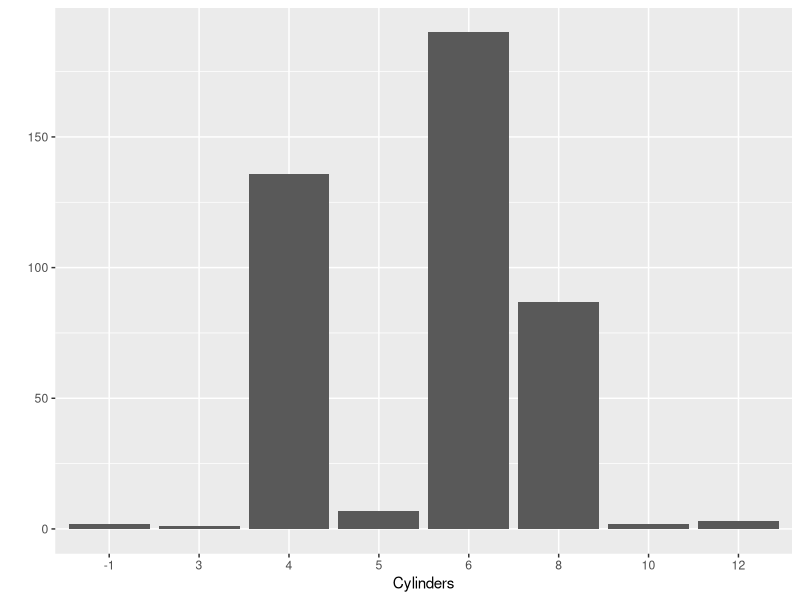
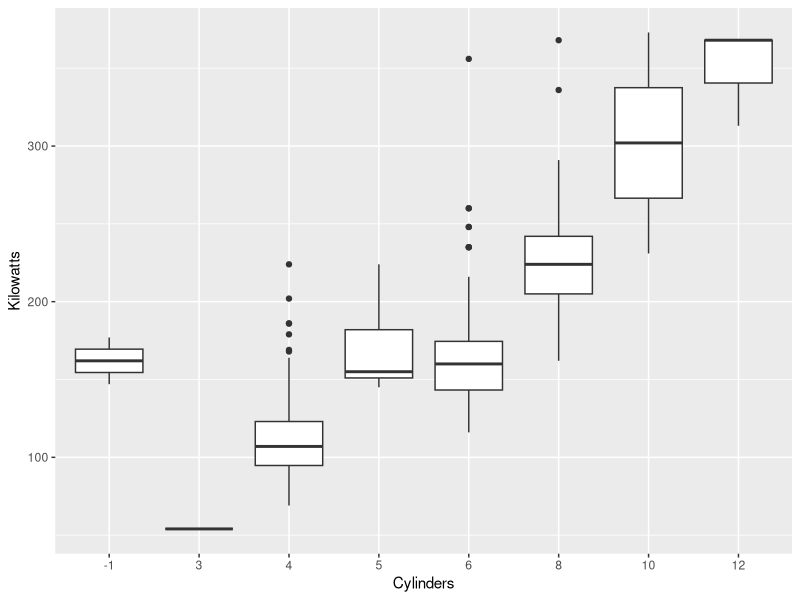
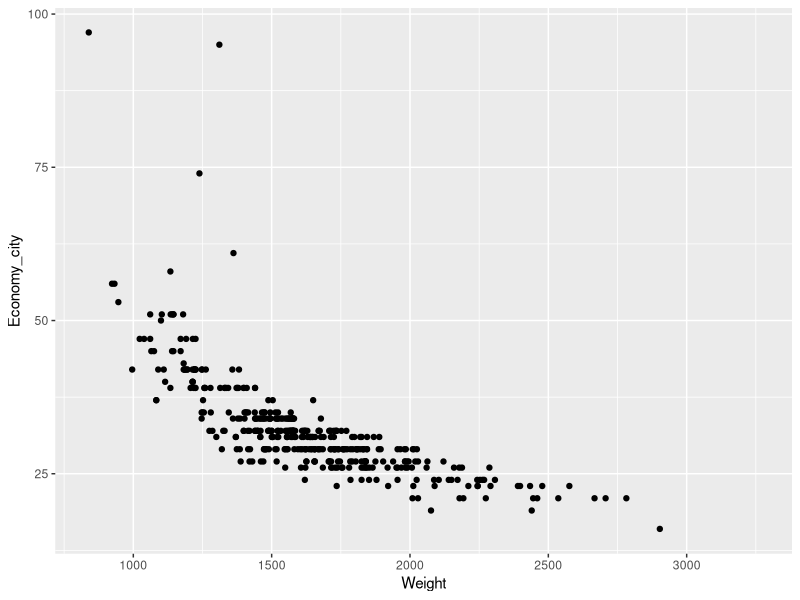
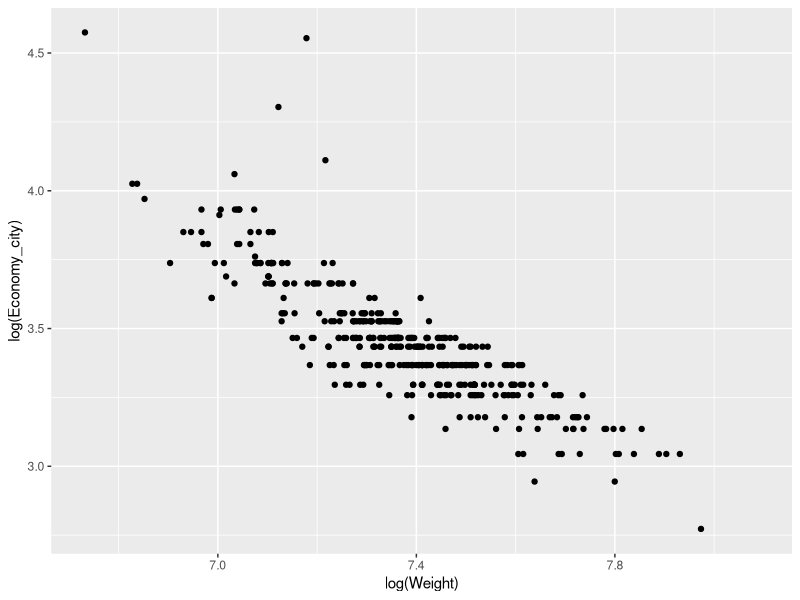
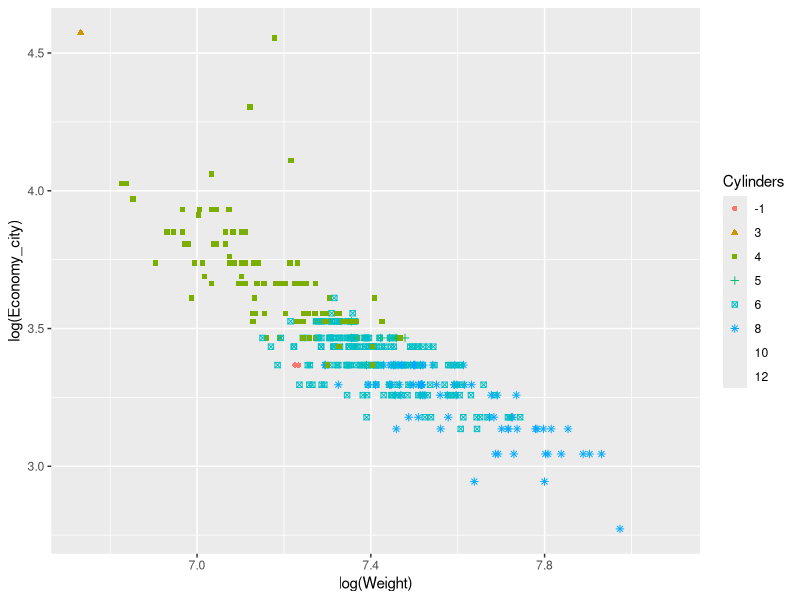
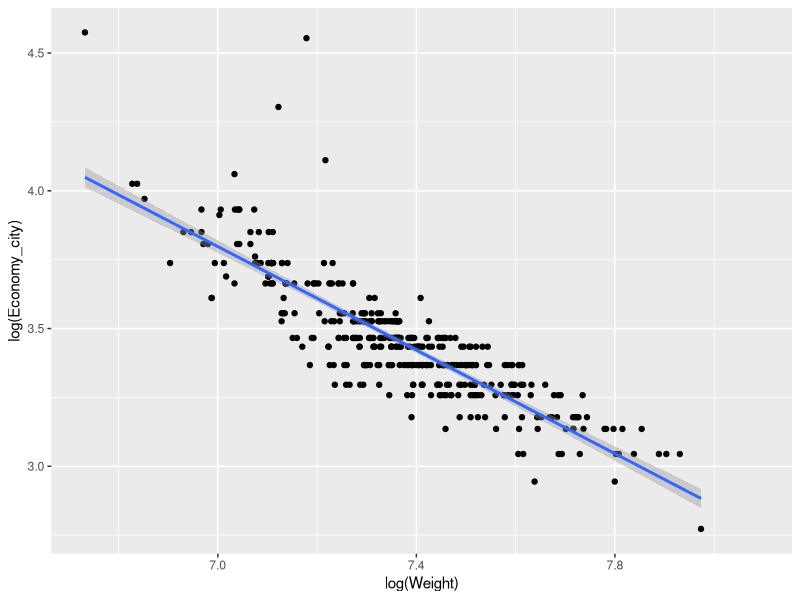
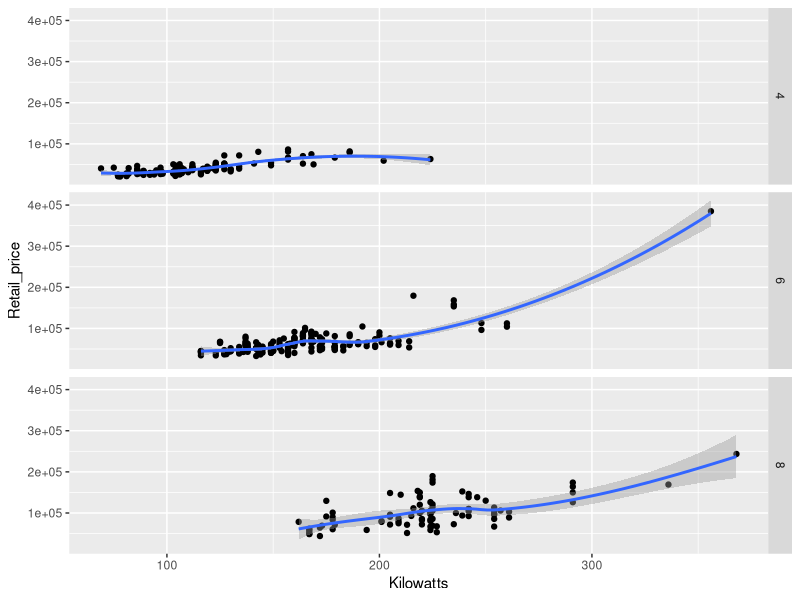
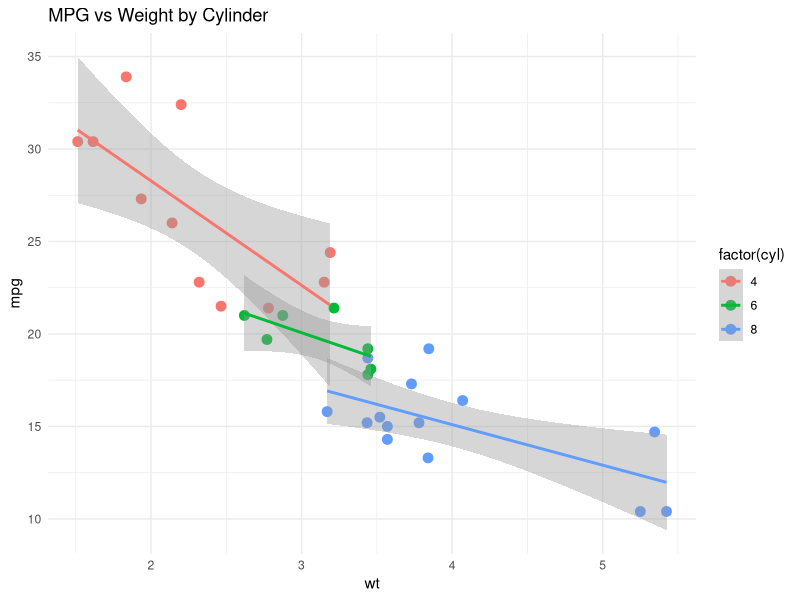

R code for these plots, in order:
## ---- chunk 1
# Libraries
library(ggplot2)
library(dplyr)
library(here)
library(readr)
# Get the data
Cars <- read_csv(here("ZDatasets","Cars.csv"))
## ---- chunk 2
# Prepare the data
Cars$Sports <- Cars$Sports %>% factor(levels=c(0,1),
                                      labels=c('No','Yes'), ordered=TRUE)
Cars$Sport_utility <- Cars$Sport_utility %>% factor(levels=c(0,1),
                                                    labels=c('No','Yes'), ordered=TRUE)
Cars$Wagon <- Cars$Wagon %>% factor(levels=c(0,1),
                                    labels=c('No','Yes'), ordered=TRUE)
Cars$Minivan <- Cars$Minivan %>% factor(levels=c(0,1),
                                        labels=c('No','Yes'), ordered=TRUE)
Cars$Pickup <- Cars$Pickup %>% factor(levels=c(0,1),
                                      labels=c('No','Yes'), ordered=TRUE)
Cars$All_wheel_drive <- Cars$All_wheel_drive %>% factor(levels=c(0,1),
                                                        labels=c('No','Yes'), ordered=TRUE)
Cars$Rear_wheel_drive <- Cars$Rear_wheel_drive %>% factor(levels=c(0,1),
                                                          labels=c('No','Yes'), ordered=TRUE)
Cars$Cylinders <- Cars$Cylinders %>% as.factor()
## ---- chunk 3
qplot(x = Cylinders, data = Cars, geom ="bar")
## ---- chunk 4
qplot(x = Cylinders, y = Kilowatts, data = Cars, geom = "boxplot")
## ---- chunk 5
qplot(x = Weight, y = Economy_city, data = Cars, geom = "point")
## ---- chunk 6
qplot(x = log(Weight), y = log(Economy_city), data = Cars, geom = "point")
## ---- chunk 7
qplot(x = log(Weight), y = log(Economy_city), data = Cars, geom = "point", colour = Cylinders, shape = Cylinders)
## ---- chunk 8
qplot(x = log(Weight), y = log(Economy_city), data = Cars, geom = "point") +
  stat_smooth(method = "lm")
## ---- chunk 9
# First group categories
Cars_filter <- Cars |> filter(Cylinders %in% c("4", "6", "8"))
qplot(x = Kilowatts, y = Retail_price, data = Cars_filter, geom = "point", facets = Cylinders ~ .) +
  stat_smooth()
## ---- chunk 10
# Example - ggplot2 already loaded
ggplot(data = mtcars, aes(x = wt, y = mpg, color = factor(cyl))) +  # data + aesthetics
  geom_point(size = 3) +                                            # geometry layer
  geom_smooth(method = "lm") +                                      # statistical layer
  labs(title = "MPG vs Weight by Cylinder") +                        # labels
  theme_minimal()                                                    # theme layer
